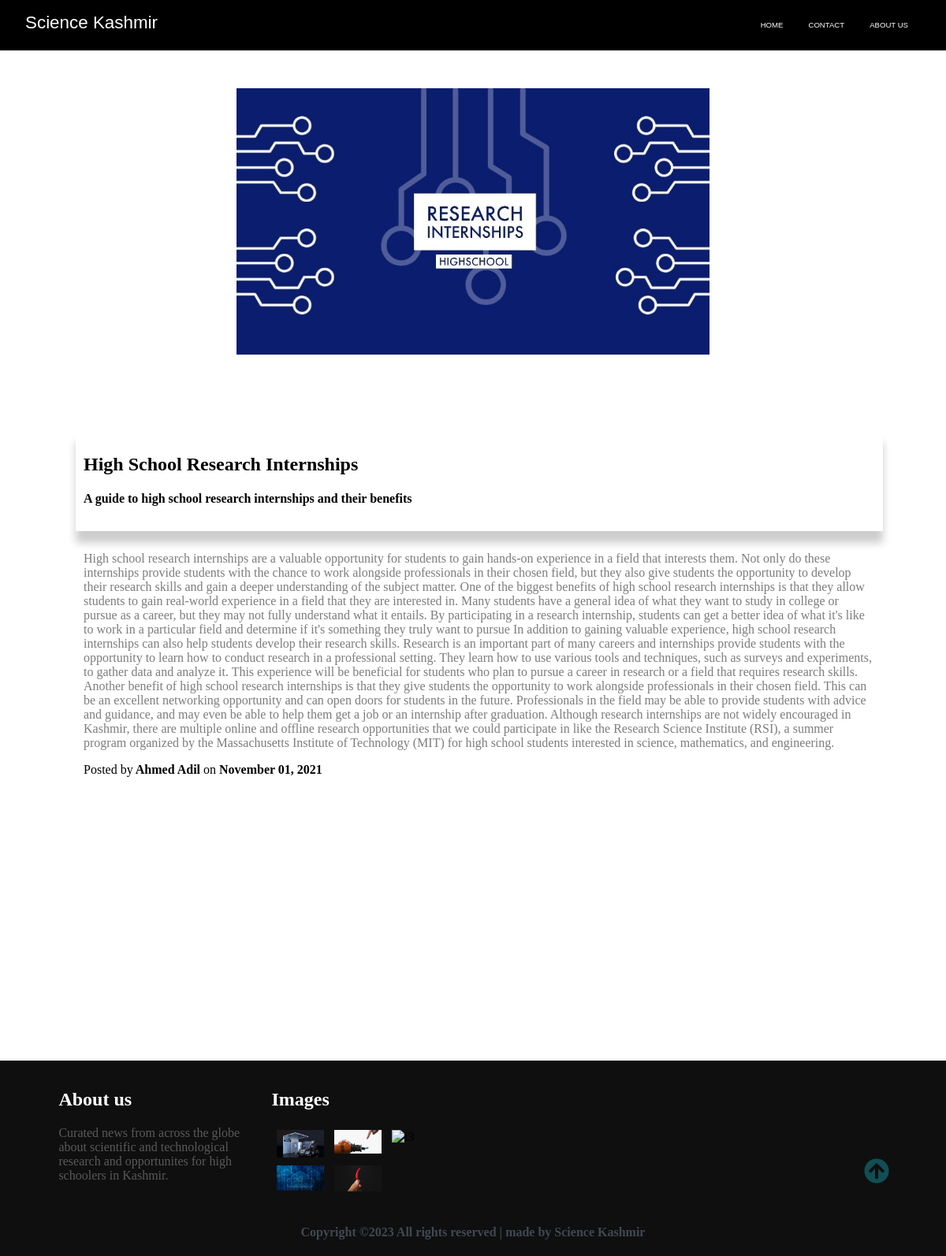
The app's page /post/Research-Internships with its own data.
### app.py (models this page shows)
class Posts(db.Model):
    id = db.Column(db.Integer, primary_key=True)
    category = db.Column(db.String(255))
    title = db.Column(db.String(255))
    subtitle = db.Column(db.String(255))
    content = db.Column(db.Text)
    author = db.Column(db.String(255))
    date_posted = db.Column(db.DateTime)
    slug = db.Column(db.String(255))
    image_name = db.Column(db.String(255))

### app.py (the view)
@app.route("/post/<string:slug>")
def post(slug):
    try:
        post = Posts.query.filter_by(slug=slug).one()
        return render_template("post.html", post=post)
    except sqlalchemy.exc.NoResultFound:
        abort(404)

### templates/post.html
{% extends "layout.html" %}
{% block headlines %}
<section class="site-title">
    <div class="site-background" data-aos="fade-up" data-aos-delay="100">
        <img src="{{url_for('static', filename='/assets/Blog-Post-Main/')}}{{post.image_name}}.jpg">
    </div>
</section>
{% endblock %}
{% block content %}
<article class="mb-4">
    <div class="container-2 px-4 px-lg-5">
        <div class="post-container">
            <h1>{{post.title}}</h1>
            <h4>{{post.subtitle}}</h4>
        </div>
        <div class="content-12">
            <p>{{post.content | safe}}</p>
            <span class="meta">Posted by</span><b> {{post.author}}</b> on <b>{{post.date_posted.strftime('%B %d, %Y')}}</b></span>
        </div>
    </div>
</article>
{% endblock %}

### static/css/Style.css (style rules this page uses)
html, body { margin: 0%; box-sizing: border-box; overflow-x: hidden; overflow-y: scroll; scroll-behavior:smooth; }
:root { --text-gray: #3f4954; --text-light : #686666da; --bg-color: #0f0f0f; --white: #ffffff; --midnight: #104f55; --mygold: rgba(245, 208, 0, 0.89); --sky: linear-gradient(to top, #020202 0%, rgb(0, 0, 0) 100%); --new: linear-gradient(to top, #ffffff 20%, #ffffff 100%); --asf: linear-gradient(to top, #ffffff 30%, #27b0b4 70%); --Abel: 'Abel', cursive; --Anton: 'Anton', cursive; --Josefin : 'Josefin', cursive; --Lexend: 'Lexend', cursive; --Livvic : 'Livvic', cursive; }
span { font-family: var(--Abel); }
p { font-family: var(--Lexend); color: var(--text-light); }
main .site-title .site-background img { background-size: cover; height:auto; width:50%; display: flex; margin-left: auto; margin-right: auto; padding-top: 3rem; }
main article { height:100vh; padding-top: 6rem; padding-left: 6rem; }
main article .container-2 .post-container { font-family: Cambria, Cochin, Georgia, Times, 'Times New Roman', serif; box-shadow: 0 15px 10px rgba(0, 0, 0, 0.2); padding: 10px; }
main article .container-2 { padding-right: 5rem; }
main article .container-2 .content-12 { font-family: Georgia, 'Times New Roman', Times, serif; padding: 10px; }

### records on screen
Posts: image_name (picture), title "High School Research Internships", subtitle "A guide to high school research internships and their benefits", content "High school research internships are a valuable opportunity for students to gain hands-on experience in a field that interests them. Not only do these internships provide students with the chance to work alongside professionals in their chosen field, but they also give students the opportunity to develop their research skills and gain a deeper understanding of the subject matter. One of the biggest benefits of high school research internships is that they allow students to gain real-world experience in a field that they are interested in. Many students have a general idea of what they want to study in college or pursue as a career, but they may not fully understand what it entails. By…", author "Ahmed Adil", date_posted "November 01, 2021"
